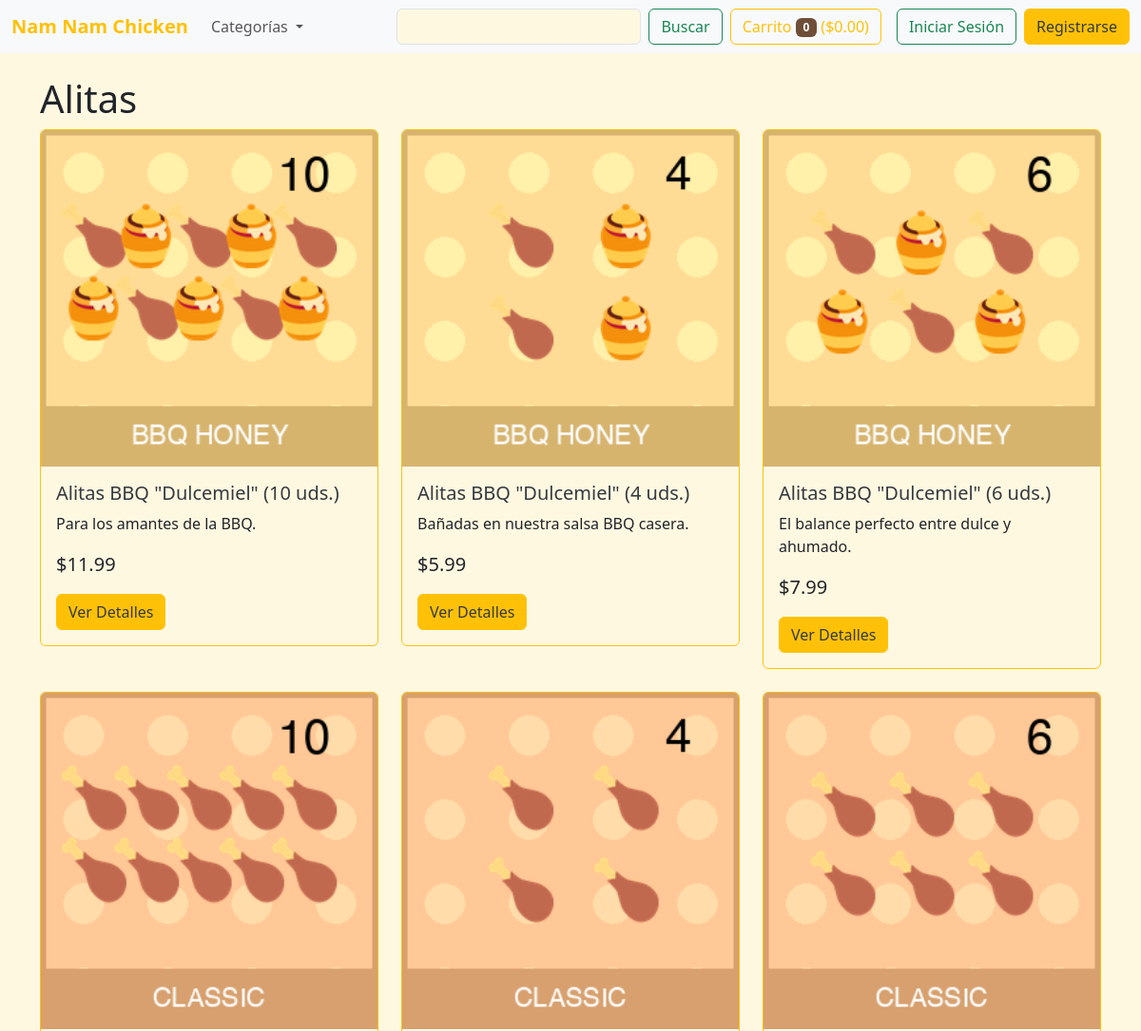
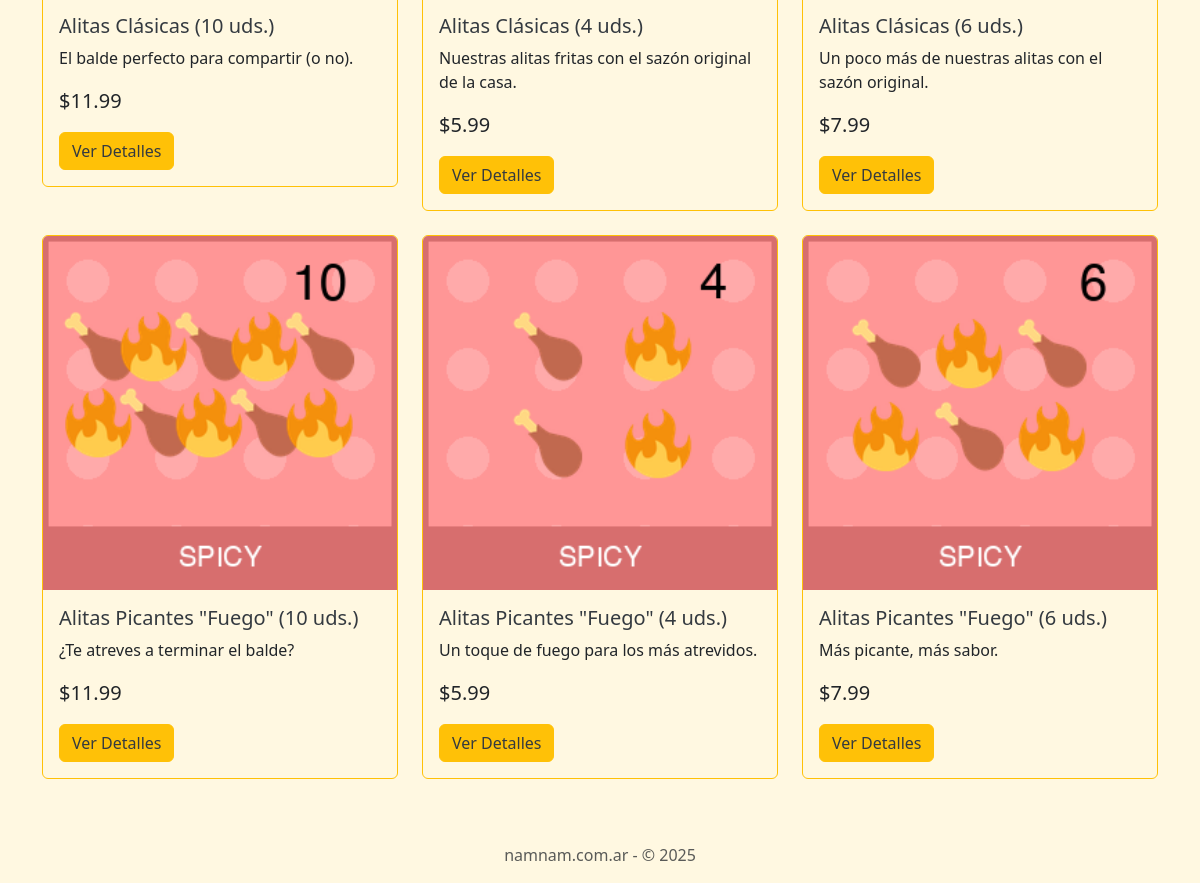
The page /alitas/ on the database its author committed (2 pictures, top to bottom).
### shop/models.py (models this page shows, shortened)
class Category(models.Model):
    name = models.CharField(max_length=200)
    slug = models.SlugField(max_length=200, unique=True)
    class Meta:
        ordering = ['name']
        indexes = [
            models.Index(fields=['name']),
        ]
        verbose_name = 'category'
        verbose_name_plural = 'categories'
    def get_absolute_url(self):
        return reverse('shop:product_list_by_category', args=[self.slug])

class Product(models.Model):
    category = models.ForeignKey(Category,
                                 related_name='products',
                                 on_delete=models.CASCADE)
    name = models.CharField(max_length=200)
    slug = models.SlugField(max_length=200)
    image = models.ImageField(upload_to='products/%Y/%m/%d', blank=True)
    description = models.TextField(blank=True)
    price = models.DecimalField(max_digits=10, decimal_places=2)
    available = models.BooleanField(default=True)
    stock = models.PositiveIntegerField(default=0)
    average_rating = models.DecimalField(max_digits=3, decimal_places=2, default=0.00)
    total_reviews = models.PositiveIntegerField(default=0)
    created = models.DateTimeField(auto_now_add=True)
    updated = models.DateTimeField(auto_now=True)
    class Meta:
        ordering = ['name']
        indexes = [
            models.Index(fields=['id', 'slug']),
            models.Index(fields=['name']),
            models.Index(fields=['-created']),
        ]
    def get_absolute_url(self):
        return reverse('shop:product_detail', args=[self.id, self.slug])

### shop/views.py (the view)
# urls.py: path('', views.product_list, name='product_list'),
def product_list(request, category_slug=None):
    category = None
    categories = Category.objects.all()
    products = Product.objects.filter(available=True)
    query = request.GET.get('q')
    if query:
        products = products.filter(Q(name__icontains=query) | Q(description__icontains=query))
    if category_slug:
        category = get_object_or_404(Category, slug=category_slug)
        products = products.filter(category=category)
    return render(request,
                  'shop/product/list.html',
                  {'category': category,
                   'categories': categories,
                   'products': products})

### cart/cart.py (called while the page is built)
    def __len__(self):
        return sum(item['quantity'] for item in self.cart.values())

    def get_total_price(self):
        return sum(Decimal(item['price']) * item['quantity'] for item in self.cart.values())

### cart/context_processors.py (called while the page is built)
def cart(request):
    return {'cart': Cart(request)}

### shop/templates/shop/product/list.html (shortened to what this page needs)
{% extends "shop/base.html" %}
{% block content %}
    <div class="row">
        <div class="col-12">
            <h1>{% if category %}{{ category.name }}{% endif %}</h1>
        </div>
    </div>
    <div class="row">
        {% for product in products %}
            <div class="col-md-4 mb-4">
                <div class="card">
                    <a href="{{ product.get_absolute_url }}">
                        {% if product.image %}
                            <img src="{{ product.image.url }}" class="card-img-top" alt="{{ product.name }}">
                        {% else %}
                            <img src="https://via.placeholder.com/300x200.png?text=No+Image" class="card-img-top" alt="No image available">
                        {% endif %}
                    </a>
                    <div class="card-body">
                        <h5 class="card-title">{{ product.name }}</h5>
                        <p class="card-text">{{ product.description|truncatewords:20 }}</p>
                        <p class="card-text fs-5">${{ product.price }}</p>
                        <a href="{{ product.get_absolute_url }}" class="btn btn-primary">Ver Detalles</a>
                    </div>
                </div>
            </div>
        {% empty %}
            <div class="col-12">
                <p>No se encontraron productos.</p>
            </div>
        {% endfor %}
    </div>
{% endblock %}

### shop/static/shop/css/style.css (style rules this page uses)
:root { --bs-primary: #FFC107; --bs-secondary: #6F4E37; --bs-success: #28a745; --bs-info: #17a2b8; --bs-warning: #ffc107; --bs-danger: #dc3545; --bs-light: #f8f9fa; --bs-dark: #343a40; --bs-body-bg: #FFF8E1; }
html, body { height: 100%; }
body { display: flex; flex-direction: column; background-color: var(--bs-body-bg); background-image: url('/static/img/background.png'); background-size: cover; background-repeat: no-repeat; background-attachment: fixed; background-position: center center; }
.btn-primary { background-color: var(--bs-primary); border-color: var(--bs-primary); color: var(--bs-dark); }
div.card { border-color: var(--bs-primary); background-color: transparent; }
.card-title { color: var(--bs-dark); }

### rows shown on the page
Category: name "Alitas"
Product: image (picture), name "Alitas BBQ \"Dulcemiel\" (10 uds.)", description "Para los amantes de la BBQ.", price "11.99"
Product: image (picture), name "Alitas BBQ \"Dulcemiel\" (4 uds.)", description "Bañadas en nuestra salsa BBQ casera.", price "5.99"
Product: image (picture), name "Alitas BBQ \"Dulcemiel\" (6 uds.)", description "El balance perfecto entre dulce y ahumado.", price "7.99"
Product: image (picture), name "Alitas Clásicas (10 uds.)", description "El balde perfecto para compartir (o no).", price "11.99"
Product: image (picture), name "Alitas Clásicas (4 uds.)", description "Nuestras alitas fritas con el sazón original de la casa.", price "5.99"
Product: image (picture), name "Alitas Clásicas (6 uds.)", description "Un poco más de nuestras alitas con el sazón original.", price "7.99"
Product: image (picture), name "Alitas Picantes \"Fuego\" (10 uds.)", description "¿Te atreves a terminar el balde?", price "11.99"
Product: image (picture), name "Alitas Picantes \"Fuego\" (4 uds.)", description "Un toque de fuego para los más atrevidos.", price "5.99"
Product: image (picture), name "Alitas Picantes \"Fuego\" (6 uds.)", description "Más picante, más sabor.", price "7.99"

### other values the page prints
{{ cart|length }} "0"
{{ cart.get_total_price|floatformat:2 }} "0.00"
